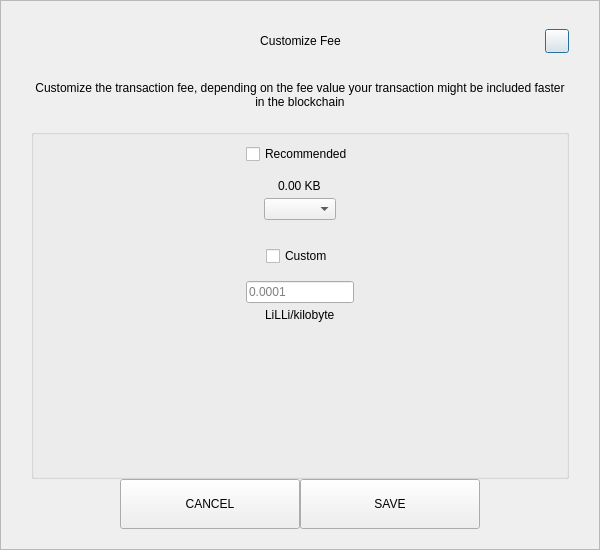
<?xml version="1.0" encoding="UTF-8"?>
<ui version="4.0">
 <class>SendCustomFeeDialog</class>
 <widget class="QDialog" name="SendCustomFeeDialog">
  <property name="geometry">
   <rect>
    <x>0</x>
    <y>0</y>
    <width>600</width>
    <height>550</height>
   </rect>
  </property>
  <property name="windowTitle">
   <string>Form</string>
  </property>
  <layout class="QVBoxLayout" name="verticalLayout_3">
   <property name="spacing">
    <number>0</number>
   </property>
   <property name="leftMargin">
    <number>0</number>
   </property>
   <property name="topMargin">
    <number>0</number>
   </property>
   <property name="rightMargin">
    <number>0</number>
   </property>
   <property name="bottomMargin">
    <number>0</number>
   </property>
   <item>
    <widget class="QFrame" name="frame">
     <property name="styleSheet">
      <string notr="true"/>
     </property>
     <property name="frameShape">
      <enum>QFrame::StyledPanel</enum>
     </property>
     <property name="frameShadow">
      <enum>QFrame::Raised</enum>
     </property>
     <layout class="QVBoxLayout" name="verticalLayout_2">
      <property name="spacing">
       <number>0</number>
      </property>
      <property name="leftMargin">
       <number>30</number>
      </property>
      <property name="topMargin">
       <number>20</number>
      </property>
      <property name="rightMargin">
       <number>30</number>
      </property>
      <property name="bottomMargin">
       <number>20</number>
      </property>
      <item>
       <layout class="QHBoxLayout" name="horizontalLayout_3">
        <property name="spacing">
         <number>0</number>
        </property>
        <item>
         <spacer name="horizontalSpacer_21">
          <property name="orientation">
           <enum>Qt::Horizontal</enum>
          </property>
          <property name="sizeHint" stdset="0">
           <size>
            <width>40</width>
            <height>20</height>
           </size>
          </property>
         </spacer>
        </item>
        <item>
         <widget class="QLabel" name="labelTitle">
          <property name="minimumSize">
           <size>
            <width>0</width>
            <height>40</height>
           </size>
          </property>
          <property name="maximumSize">
           <size>
            <width>16777215</width>
            <height>40</height>
           </size>
          </property>
          <property name="styleSheet">
           <string notr="true">padding-left:24px;</string>
          </property>
          <property name="text">
           <string>Customize Fee</string>
          </property>
          <property name="alignment">
           <set>Qt::AlignCenter</set>
          </property>
          <property name="margin">
           <number>7</number>
          </property>
         </widget>
        </item>
        <item>
         <spacer name="horizontalSpacer">
          <property name="orientation">
           <enum>Qt::Horizontal</enum>
          </property>
          <property name="sizeHint" stdset="0">
           <size>
            <width>40</width>
            <height>20</height>
           </size>
          </property>
         </spacer>
        </item>
        <item>
         <widget class="QPushButton" name="btnEsc">
          <property name="minimumSize">
           <size>
            <width>24</width>
            <height>24</height>
           </size>
          </property>
          <property name="maximumSize">
           <size>
            <width>24</width>
            <height>24</height>
           </size>
          </property>
          <property name="text">
           <string/>
          </property>
         </widget>
        </item>
       </layout>
      </item>
      <item>
       <spacer name="verticalSpacer_2">
        <property name="orientation">
         <enum>Qt::Vertical</enum>
        </property>
        <property name="sizeType">
         <enum>QSizePolicy::Fixed</enum>
        </property>
        <property name="sizeHint" stdset="0">
         <size>
          <width>20</width>
          <height>20</height>
         </size>
        </property>
       </spacer>
      </item>
      <item>
       <widget class="QLabel" name="labelMessage">
        <property name="text">
         <string>Customize the transaction fee, depending on the fee value your transaction might be included faster in the blockchain</string>
        </property>
        <property name="alignment">
         <set>Qt::AlignCenter</set>
        </property>
        <property name="wordWrap">
         <bool>true</bool>
        </property>
       </widget>
      </item>
      <item>
       <spacer name="verticalSpacer_3">
        <property name="orientation">
         <enum>Qt::Vertical</enum>
        </property>
        <property name="sizeType">
         <enum>QSizePolicy::Fixed</enum>
        </property>
        <property name="sizeHint" stdset="0">
         <size>
          <width>20</width>
          <height>20</height>
         </size>
        </property>
       </spacer>
      </item>
      <item>
       <widget class="QGroupBox" name="groupBox">
        <property name="title">
         <string/>
        </property>
        <layout class="QVBoxLayout" name="verticalLayout">
         <property name="leftMargin">
          <number>12</number>
         </property>
         <property name="rightMargin">
          <number>12</number>
         </property>
         <item>
          <layout class="QVBoxLayout" name="verticalLayout_4">
           <property name="spacing">
            <number>5</number>
           </property>
           <item alignment="Qt::AlignHCenter">
            <widget class="QCheckBox" name="checkBoxRecommended">
             <property name="text">
              <string>Recommended</string>
             </property>
            </widget>
           </item>
           <item>
            <spacer name="verticalSpacer_5">
             <property name="orientation">
              <enum>Qt::Vertical</enum>
             </property>
             <property name="sizeType">
              <enum>QSizePolicy::Fixed</enum>
             </property>
             <property name="sizeHint" stdset="0">
              <size>
               <width>20</width>
               <height>10</height>
              </size>
             </property>
            </spacer>
           </item>
           <item alignment="Qt::AlignHCenter">
            <widget class="QLabel" name="labelFee">
             <property name="text">
              <string>0.00 KB</string>
             </property>
            </widget>
           </item>
           <item alignment="Qt::AlignHCenter">
            <widget class="QComboBox" name="comboBoxRecommended"/>
           </item>
          </layout>
         </item>
         <item>
          <spacer name="verticalSpacer">
           <property name="orientation">
            <enum>Qt::Vertical</enum>
           </property>
           <property name="sizeType">
            <enum>QSizePolicy::Fixed</enum>
           </property>
           <property name="sizeHint" stdset="0">
            <size>
             <width>20</width>
             <height>20</height>
            </size>
           </property>
          </spacer>
         </item>
         <item>
          <layout class="QVBoxLayout" name="verticalLayout_5">
           <property name="spacing">
            <number>5</number>
           </property>
           <item alignment="Qt::AlignHCenter">
            <widget class="QCheckBox" name="checkBoxCustom">
             <property name="text">
              <string>Custom</string>
             </property>
            </widget>
           </item>
           <item>
            <spacer name="verticalSpacer_6">
             <property name="orientation">
              <enum>Qt::Vertical</enum>
             </property>
             <property name="sizeType">
              <enum>QSizePolicy::Fixed</enum>
             </property>
             <property name="sizeHint" stdset="0">
              <size>
               <width>20</width>
               <height>10</height>
              </size>
             </property>
            </spacer>
           </item>
           <item alignment="Qt::AlignHCenter">
            <widget class="QLineEdit" name="lineEditCustomFee">
             <property name="placeholderText">
              <string notr="true">0.0001</string>
             </property>
            </widget>
           </item>
           <item alignment="Qt::AlignHCenter">
            <widget class="QLabel" name="labelCustomFee">
             <property name="text">
              <string>LiLLi/kilobyte</string>
             </property>
            </widget>
           </item>
          </layout>
         </item>
         <item>
          <spacer name="verticalSpacer_4">
           <property name="orientation">
            <enum>Qt::Vertical</enum>
           </property>
           <property name="sizeHint" stdset="0">
            <size>
             <width>20</width>
             <height>40</height>
            </size>
           </property>
          </spacer>
         </item>
        </layout>
       </widget>
      </item>
      <item>
       <layout class="QHBoxLayout" name="horizontalLayout" stretch="1,2,2,1">
        <item>
         <spacer name="horizontalSpacer1">
          <property name="orientation">
           <enum>Qt::Horizontal</enum>
          </property>
          <property name="sizeHint" stdset="0">
           <size>
            <width>40</width>
            <height>20</height>
           </size>
          </property>
         </spacer>
        </item>
        <item>
         <widget class="QPushButton" name="btnCancel">
          <property name="minimumSize">
           <size>
            <width>180</width>
            <height>50</height>
           </size>
          </property>
          <property name="focusPolicy">
           <enum>Qt::NoFocus</enum>
          </property>
          <property name="text">
           <string>CANCEL</string>
          </property>
         </widget>
        </item>
        <item>
         <widget class="QPushButton" name="btnSave">
          <property name="minimumSize">
           <size>
            <width>180</width>
            <height>50</height>
           </size>
          </property>
          <property name="focusPolicy">
           <enum>Qt::NoFocus</enum>
          </property>
          <property name="text">
           <string>SAVE</string>
          </property>
         </widget>
        </item>
        <item>
         <spacer name="horizontalSpacer_2">
          <property name="orientation">
           <enum>Qt::Horizontal</enum>
          </property>
          <property name="sizeHint" stdset="0">
           <size>
            <width>40</width>
            <height>20</height>
           </size>
          </property>
         </spacer>
        </item>
       </layout>
      </item>
     </layout>
    </widget>
   </item>
  </layout>
 </widget>
 <resources/>
 <connections/>
</ui>
